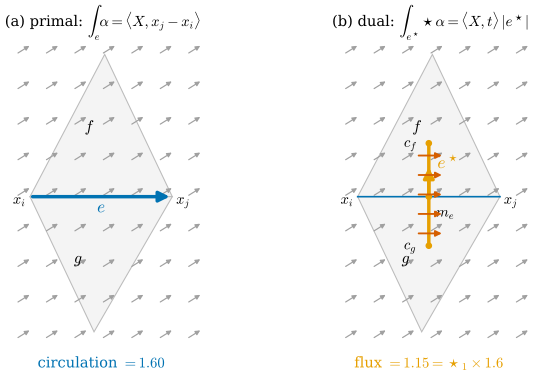

Write the Python code that produced this figure.
"""Figure 36.5.1: a primal 1-form measures circulation along an edge, a dual 1-form measures flux across the dual
edge (Section 36.5).

Two counterclockwise triangles sharing the edge e = [x_i, x_j]: x_i = (0, 0), x_j = (2, 0), f = [x_i, x_j, x_k] with
x_k = (1.05, 2.0) above, g = [x_j, x_i, x_l] with x_l = (0.9, -1.9) below. Constant vector field X = (0.8, 0.5),
i.e. the 1-form alpha = X^flat = 0.8 dx + 0.5 dy.
(a) the primal edge e (blue, oriented i -> j) and the field X (gray arrows); the value of the primal 1-form is the
    circulation int_e alpha = <X, x_j - x_i> = 1.6.
(b) the circumcentric dual edge e* (orange polyline c_g -> m_e -> c_f, oriented from the right face g to the left
    face f, i.e. along e turned by +90 degrees); the value of the dual 1-form star1 alpha is the flux of X across e*,
    int_{e*} star alpha = <X, t> |e*| (t = unit tangent of e, the normal of e*).
Self-check: e* is perpendicular to e; |e*| / |e| = (cot alpha + cot beta) / 2 = dgdec.hodge1; the flux equals
star1 x circulation (exact for a constant form, Theorem 36.5.16).

Run from the project root:
``PYTHONPATH=tools python3 chapters/36-discrete-exterior-calculus/figures/fig-36-5-1-circulation-flux.py``
"""

import sys
from pathlib import Path

sys.path.insert(0, str(Path(__file__).resolve().parents[1] / "lib"))

import ch36  # noqa: E402
import dgdec as dd  # noqa: E402

import dgfig  # noqa: E402

dgfig.setup()

import matplotlib.pyplot as plt  # noqa: E402
import numpy as np  # noqa: E402
from matplotlib.patches import FancyArrowPatch, Polygon  # noqa: E402

V = np.array([[0.0, 0.0], [2.0, 0.0], [1.05, 2.0], [0.9, -1.9]])
F = np.array([[0, 1, 2], [1, 0, 3]])
E, index = dd.edge_list(F)
e = index[(0, 1)]
X = np.array([0.8, 0.5])
J = np.array([[0.0, -1.0], [1.0, 0.0]])
t = (V[1] - V[0]) / np.linalg.norm(V[1] - V[0])
C = dd.circumcenters(V, F)
start, mid, end = ch36.dual_edge_polylines(V, F)[e]
assert np.allclose(start, C[1]) and np.allclose(end, C[0])           # from g (right) to f (left)
assert abs((end - mid) @ t) < 1e-12 and abs((start - mid) @ t) < 1e-12   # perpendicular to e
dual_len = (end - mid) @ (J @ t) + (mid - start) @ (J @ t)               # signed, along +Jt
star1 = dd.hodge1(V, F)[e]
assert abs(dual_len / 2.0 - star1) < 1e-12
circulation = X @ (V[1] - V[0])
star_alpha = lambda v: X @ (-J @ v)  # noqa: E731   (star alpha)(v) = alpha(-J v) in R^2
flux = star_alpha(mid - start) + star_alpha(end - mid)
assert abs(flux - star1 * circulation) < 1e-12 and abs(circulation - 1.6) < 1e-12
print(f"circulation {circulation:.3f}, |e*| {dual_len:.4f}, star1 {star1:.4f}, flux {flux:.4f}")

col = dgfig.COLORS
fig, (axa, axb) = plt.subplots(1, 2, figsize=(6.8, 4.0))
gx, gy = np.meshgrid(np.linspace(-0.2, 2.2, 7), np.linspace(-2.0, 2.0, 9))
for ax in (axa, axb):
    for tri in F:
        ax.add_patch(Polygon(V[tri], closed=True, facecolor="#F4F4F4", edgecolor="#BBBBBB", lw=0.8, zorder=0))
    for x0, y0 in zip(gx.ravel(), gy.ravel()):
        ax.add_patch(FancyArrowPatch((x0, y0), (x0 + 0.28 * X[0], y0 + 0.28 * X[1]), arrowstyle="-|>",
                                     mutation_scale=7, color="#A0A0A0", lw=0.9, zorder=1))
    for v, off, name in ((0, (-0.15, -0.1), r"$x_i$"), (1, (0.15, -0.1), r"$x_j$")):
        ax.text(*(V[v] + np.array(off)), name, fontsize=11, ha="center")
    ax.text(*(V[F[0]].mean(0) + np.array([-0.25, 0.25])), r"$f$", fontsize=12)
    ax.text(*(V[F[1]].mean(0) + np.array([-0.35, -0.3])), r"$g$", fontsize=12)
ax = axa
ax.add_patch(FancyArrowPatch(V[0], V[1], arrowstyle="-|>", mutation_scale=16, color=col["tangent"], lw=2.6, zorder=4))
ax.text(1.0, -0.22, r"$e$", fontsize=13, color=col["tangent"], ha="center")
ax.set_title(r"(a) primal: $\int_e\alpha = \langle X, x_j - x_i\rangle$", fontsize=11)
ax.text(1.0, -2.4, rf"circulation $= {circulation:.2f}$", fontsize=11, ha="center", color=col["tangent"])
ax = axb
ax.plot(*V[[0, 1]].T, color=col["tangent"], lw=1.2, zorder=3)
P = np.array([start, mid, end])
ax.plot(*P.T, color=col["accent"], lw=2.6, zorder=4)
ax.add_patch(FancyArrowPatch(mid, mid + 0.6 * (end - mid), arrowstyle="-|>", mutation_scale=16, color=col["accent"],
                             lw=2.6, zorder=5))
for p, name, off in ((start, r"$c_g$", (-0.35, -0.05)), (end, r"$c_f$", (-0.35, -0.05)), (mid, r"$m_e$", (0.1, -0.28))):
    ax.plot(*p, "o", color=col["accent"], ms=4, zorder=6)
    ax.text(*(p + np.array(off)), name, fontsize=11)
for s in np.linspace(0.12, 0.88, 5):
    q = start + s * (end - start)
    ax.add_patch(FancyArrowPatch(q - 0.18 * t, q + 0.22 * t, arrowstyle="-|>", mutation_scale=9, color=col["normal"],
                                 lw=1.4, zorder=6))
ax.text(*(end + np.array([0.12, -0.35])), r"$e^\star$", fontsize=13, color=col["accent"])
ax.set_title(r"(b) dual: $\int_{e^\star}\star\alpha = \langle X, t\rangle\,|e^\star|$", fontsize=11)
ax.text(1.0, -2.4, rf"flux $= {flux:.2f} = \star_1 \times {circulation:.1f}$", fontsize=11, ha="center",
        color=col["accent"])
for ax in (axa, axb):
    ax.set_xlim(-0.35, 2.4)
    ax.set_ylim(-2.55, 2.2)
    ax.set_aspect("equal")
    ax.set_axis_off()
fig.subplots_adjust(left=0.01, right=0.99, top=0.9, bottom=0.02, wspace=0.05)
dgfig.save(fig, __file__)
